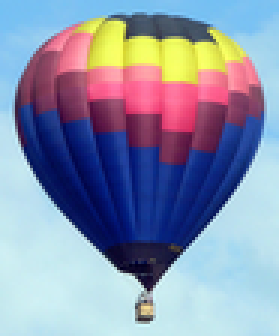
#> input picture imgs/balloon.png, 93 x 112 px (shown 3 times larger)
$ python main.py   (older library calls are emulated)
#> lines starting #> are read from the running program, lines starting #| are printed output that depends on the picture; after the words box and inside, x2 and y2 are one past the last pixel; in counts of white or black regions, pixels touching at a corner belong together; pictures that were not available may be replaced by others from this repository, and a replacement may not be noted
#> further down, source is the input picture: PIL image 93x112 RGB; mean R, G, B 137.9, 146.5, 171.6
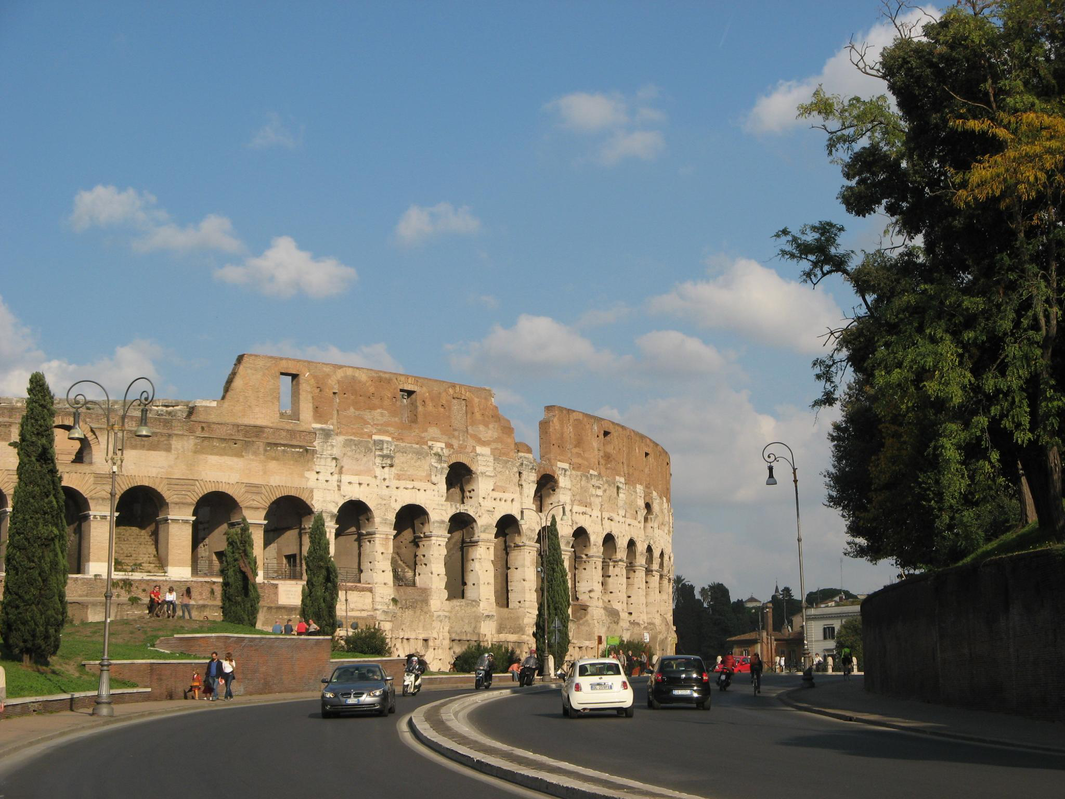
#> input picture imgs/colosseum.png, 1065 x 799 px
#> further down, target is the input picture: PIL image 1065x799 RGB; mean R, G, B 105.8, 112.7, 112.5
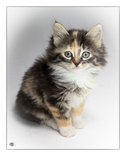
#> input picture imgs/kitten.png, 126 x 156 px, given in place of balloon_mask.png, which was not available
#> further down, mask is the input picture: PIL image 126x156 RGB; mean R, G, B 189.9, 187.1, 183.9
### poisson_blending.py
import numpy as np
from PIL import Image
from scipy.sparse import lil_matrix
from scipy.sparse.linalg import spsolve


def simple_paste(src_matrix, tgt_matrix, bin_mask):
  """To see difference with other method.
  Source image and target image should have the same dimensions."""
  out = tgt_matrix.copy()

  for chan in range(3):
    for row in range(src_matrix.shape[0]):
      for col in range(src_matrix.shape[1]):
        if bin_mask[row,col]:
          out[row,col,chan] = src_matrix[row,col,chan]
  return out


def create_index(target_matrix, binary_mask):
    """Return ix and N where ix is a copy of target_matrix where the pixels specified by the binary_mask are replaced by
    0,1,2,... and -1 is set elsewhere, and N is the number of pixel ON in the mask, to be reconstructed."""

    ix = -np.ones((target_matrix.shape[0], target_matrix.shape[1]), dtype=int)
    i = 0

    for r in range(target_matrix.shape[0]):
        for c in range(target_matrix.shape[1]):
            if binary_mask[r, c]:
                ix[r, c] = i
                i = i + 1
    print("Pixels to be reconstructed: " + str(i))
    return ix, i


def compute_gradients(img_matrix, show_grad=False, binary_mask=None):
    """Return x and y components of the image gradient. If a binary mask is passed (preferably along with source images,
    better execution time), the gradient is computed only in the specified area."""

    padded = np.zeros((img_matrix.shape[0] + 2, img_matrix.shape[1] + 2, 3))
    padded[1:-1, 1:-1, :] = img_matrix.copy()
    padded[1:-1, 0] = padded[1:-1, 1]
    padded[1:-1, -1] = padded[1:-1, -2]
    padded[0, 1:-1] = padded[1, 1:-1]
    padded[-1, 1:-1] = padded[-2, 1:-1]

    Gx = np.zeros((img_matrix.shape[0], img_matrix.shape[1], 3))
    Gy = np.zeros((img_matrix.shape[0], img_matrix.shape[1], 3))

    for c in range(3):
        for h in range(img_matrix.shape[0]):
            for w in range(img_matrix.shape[1]):
                if binary_mask is not None:
                    if binary_mask[h, w]:  # compute only gradients of pixels in the mask, better execution time
                        Gx[h, w, c] = padded[h + 1, w + 1, c] - padded[h + 1, w, c]
                        Gy[h, w, c] = padded[h + 1, w + 1, c] - padded[h, w + 1, c]
                else:
                    # padded[h+1,w+1] corresponds to matrix[h,w]
                    Gx[h, w, c] = padded[h + 1, w + 1, c] - padded[h + 1, w, c]
                    Gy[h, w, c] = padded[h + 1, w + 1, c] - padded[h, w + 1, c]

    if show_grad:
        # [for visualization]
        M = np.sqrt(Gx * Gx + Gy * Gy)
        Image.fromarray(M.astype(np.uint8)).show()

    return Gx, Gy

###

def paste_source_img(source_matrix, target_matrix, mask_matrix, x0, y0, show_grad, show_simple_paste):
    """Paste and blend the area of the source image specified by the mask into the target image from the top-left coordinates."""
#> called with x0 = 200, y0 = 200, show_grad = False, show_simple_paste = True
    print(target_matrix.shape)
#| (799, 1065, 3)
    print(source_matrix.shape)
#| (112, 93, 3)

    # src img could have more than 3 channels:
    if source_matrix.shape[2] > 3:
        source_matrix = source_matrix[:, :, :3].copy()
        print("Reshaped src_matrix to: " + str(source_matrix.shape))

    # tgt img could have more than 3 channels:
    if target_matrix.shape[2] > 3:
        target_matrix = target_matrix[:, :, :3].copy()
        print("Reshaped tgt_matrix to: " + str(target_matrix.shape))

    # mask has multiple channels, but the binary_mask is contained in only one (might change based on how the mask is created):

    s = 0
    for i in range(mask_matrix.shape[2]):
        if len(np.unique(
                mask_matrix[:, :, i])) > 1:  # only one channel has more than 1 value, if the mask is created correctly
            s = i
            break

    mask_matrix = mask_matrix[:, :, s]
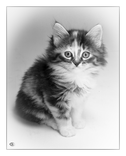
#> mask_matrix: shape (156, 126); min 1, max 255, mean 189.9

    # get a masked version of the source image
    source_masked = source_matrix.copy()
    for r in range(source_masked.shape[0]):
        for c in range(source_masked.shape[1]):
            if not mask_matrix[r, c]:
                source_masked[r, c] = 0

    # creation of a mask for the target image to state where to place the source image:

    # the images are brought to have the same shape in order to place the source image precisely and rapidly
    source_extended = np.zeros((target_matrix.shape[0], target_matrix.shape[1], 3))
    source_extended[y0: y0 + source_masked.shape[0], x0: x0 + source_masked.shape[1]] = source_masked
    # Image.fromarray(source_extended.astype(np.uint8)).show()

    binary_mask_3ch = source_extended.copy().astype(np.bool)

    # collapsing the three channels to have only one
    binary_mask = binary_mask_3ch[:, :, 0]
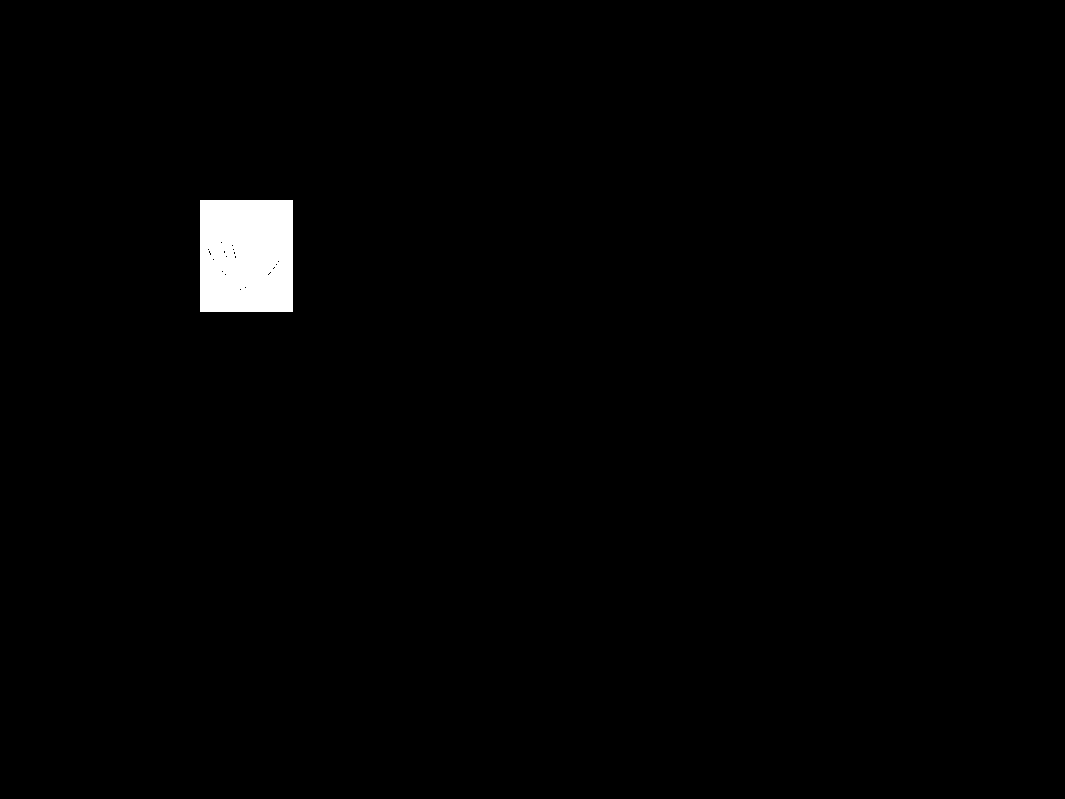
#> binary_mask: shape (799, 1065) bool; 1.2% white; 1 white region, box (x1, y1, x2, y2) and area: (200, 200, 293, 312) 10389
    binary_mask[binary_mask_3ch[:, :, 1] == True] = True
#> binary_mask: shape (799, 1065) bool; 1.2% white; 1 white region, box (x1, y1, x2, y2) and area: (200, 200, 293, 312) 10415
    binary_mask[binary_mask_3ch[:, :, 2] == True] = True
#> binary_mask: shape (799, 1065) bool; 1.2% white; 1 white region, box (x1, y1, x2, y2) and area: (200, 200, 293, 312) 10416

    if show_simple_paste:
        Image.fromarray(simple_paste(source_extended, target_matrix, binary_mask)).show()
#> after the loop in simple_paste, `for chan in range(3):`:
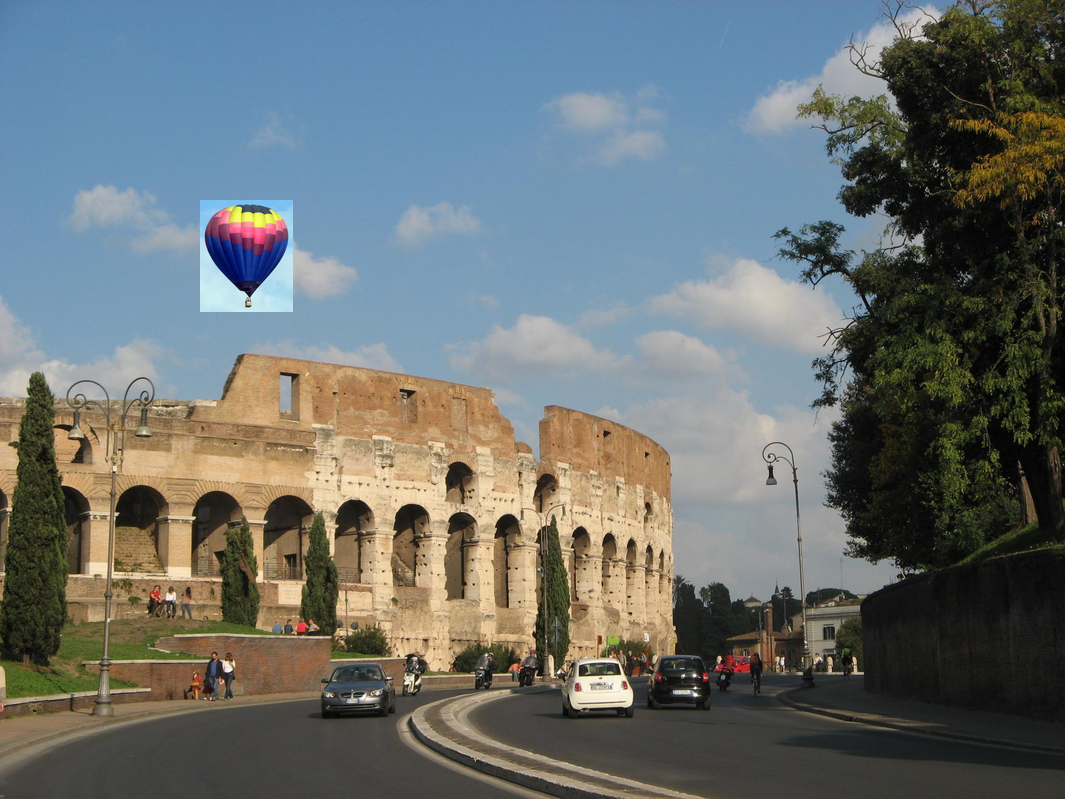
#> out: shape (799, 1065, 3); 1.22% of pixels changed, all inside (x1, y1, x2, y2) = (200, 200, 293, 312)

    # the gradient will be computed considering the whole source image, not only the masked part
    source_extended[y0: y0 + source_masked.shape[0], x0: x0 + source_masked.shape[1]] = source_matrix

    # index of the pixels to be reconstructed
    ix, N = create_index(target_matrix,binary_mask)
#> after the loop in create_index, `for r in range(target_matrix.shape[0]):`:
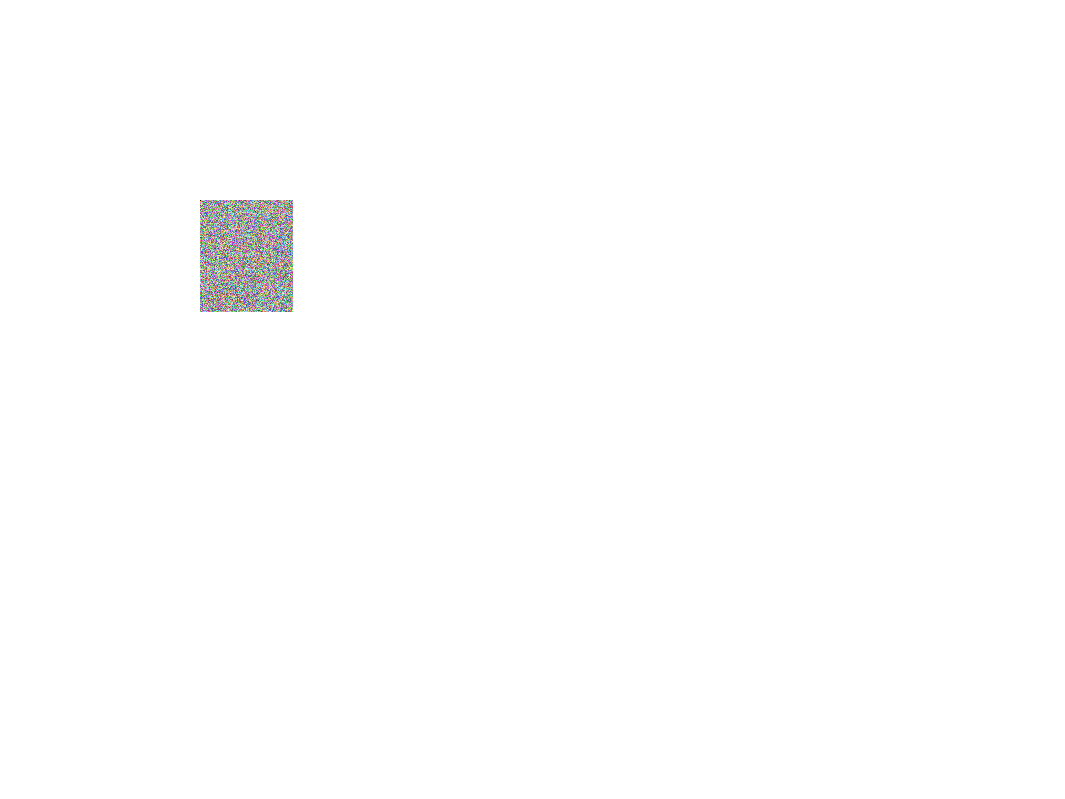
#> ix: shape (799, 1065) int64; 10417 distinct labels, from -1 to 10415; one colour per label, 0 black, -1 white
#| Pixels to be reconstructed: 10416
#> N = 10416

    print("Computing gradients...")

    # grad source image:
    Gx_source, Gy_source = compute_gradients(source_extended, show_grad, binary_mask)

    if show_grad:
        # [NOT NECESSARY TO COMPUTE OTHER GRADIENTS HERE; FOR VISUALIZATION]

        # grad target image
        Gx_target, Gy_target = compute_gradients(target_matrix, show_grad)

        # replacing target grads in the masked area with source grads:

        grad_insertion_x = Gx_target.copy()
        grad_insertion_y = Gy_target.copy()

        for ch in range(3):
            for r in range(binary_mask.shape[0]-1):
                for c in range(binary_mask.shape[1]-1):
                    if binary_mask[r, c]:
                        grad_insertion_x[r, c, ch] = Gx_source[r, c, ch]
                        grad_insertion_x[r, c + 1, ch] = Gx_source[r, c + 1, ch]
                        grad_insertion_y[r, c, ch] = Gy_source[r, c, ch]
                        grad_insertion_y[r + 1, c, ch] = Gy_source[r + 1, c, ch]

        # [for visualization]
        M = np.sqrt(grad_insertion_x * grad_insertion_x + grad_insertion_y * grad_insertion_y)
        Image.fromarray(M.astype(np.uint8)).show()

    x_array = np.zeros((3, N))  # will contain the solutions of the linear system for each channel

    print("Reconstructing image...")

    for ch in range(3):
        i = 0
        A = lil_matrix((N, N))
        b = np.zeros(N)

        for r in range(0, target_matrix.shape[0]):
            for c in range(0, target_matrix.shape[1]):

                if binary_mask[r, c] == 0: continue  # not a pixel to be reconstructed

                A[i, i] = 4

                '''b[i] = Gx_source[r, c, ch] - Gx_source[r, c + 1, ch] + Gy_source[r, c, ch] - Gy_source[r + 1, c, ch],
                but other terms subtracted only where possible (not on img border)'''
                # Same as b[i] = 4*source_extended[r,c,ch] - source_extended[r-1,c,ch] - source_extended[r+1,c,ch] - source_extended[r,c+1,ch] - source_extended[r,c-1,ch]
                # but considering padding for eventual image borders and allowing decoupling for grad visualization.
                # Using the second formulation there's no need for any Gx,Gy computation

                b[i] = Gx_source[r, c, ch] + Gy_source[r, c, ch]
                if r < target_matrix.shape[0] - 1:
                    b[i] -= Gy_source[r + 1, c, ch]
                if c < target_matrix.shape[1] - 1:
                    b[i] -= Gx_source[r, c + 1, ch]

                if r > 0:
                    if binary_mask[r - 1, c] == 0:  # top pixel known
                        b[i] = b[i] + target_matrix[r - 1, c, ch]
                    else:
                        unknown_c = ix[r - 1, c]
                        A[i, unknown_c] = -1
                if r < binary_mask.shape[0] - 1:
                    if binary_mask[r + 1, c] == 0:  # bottom pixel known
                        b[i] = b[i] + target_matrix[r + 1, c, ch]
                    else:
                        unknown_c = ix[r + 1, c]
                        A[i, unknown_c] = -1
                if c > 0:
                    if binary_mask[r, c - 1] == 0:  # left pixel known
                        b[i] = b[i] + target_matrix[r, c - 1, ch]
                    else:
                        unknown_c = ix[r, c - 1]
                        A[i, unknown_c] = -1
                if c < binary_mask.shape[1] - 1:
                    if binary_mask[r, c + 1] == 0:  # right pixel known
                        b[i] = b[i] + target_matrix[r, c + 1, ch]
                    else:
                        unknown_c = ix[r, c + 1]
                        A[i, unknown_c] = -1
                i = i + 1

        print("b: " + str(b))
        x = spsolve(A.tocsr(), b)
        print("x: " + str(x))
        x_array[ch, :] = np.clip(x, 0, 255)
#> this loop made 3 passes
#> (printed output is left out)

    output = target_matrix.copy()
    for ch in range(3):
        for r in range(ix.shape[0]):
            for c in range(ix.shape[1]):
                if ix[r, c] != -1:
                    output[r, c, ch] = x_array[ch, ix[r, c]]
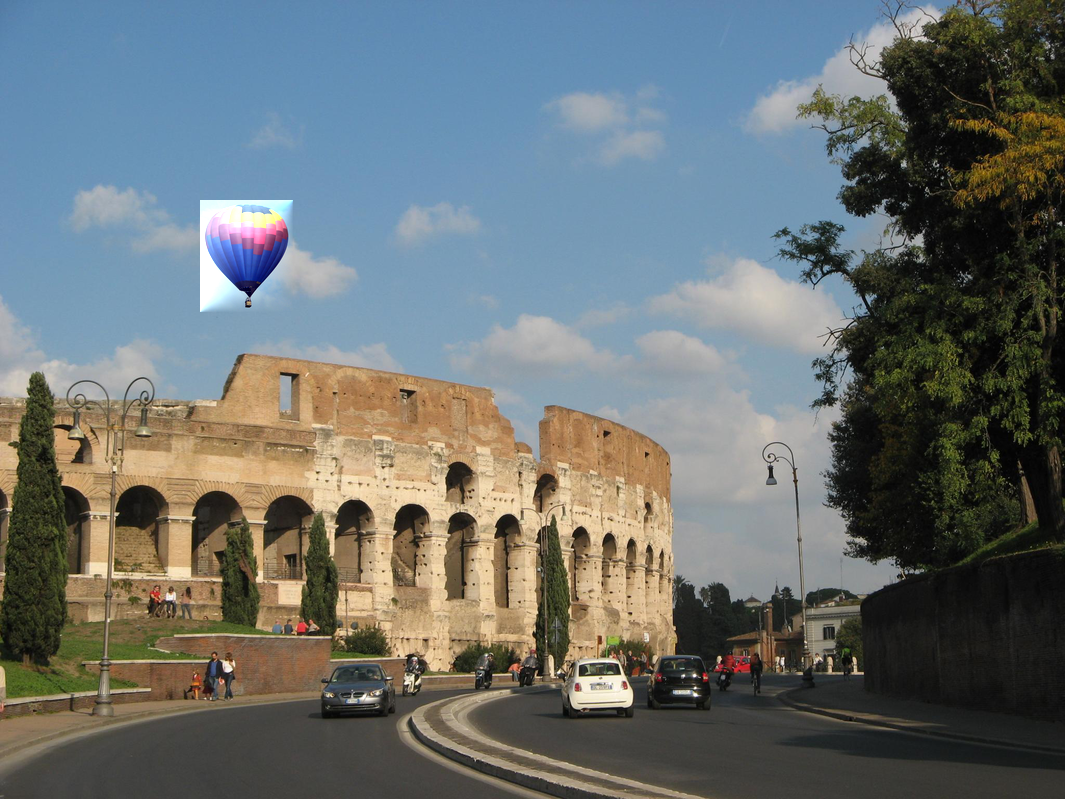
#> output: shape (799, 1065, 3); 1.22% of pixels changed, all inside (x1, y1, x2, y2) = (200, 200, 293, 312)

    return output

###

# [255 lines left out: functions texture_transfer, seamless_tiling, not called in this run]

### main.py
import numpy as np
from PIL import Image
from poisson_blending import paste_source_img, texture_transfer, seamless_tiling
import os
from datetime import datetime
from pathlib import Path
import time

"""
Poisson Blending
"""

# enable if you want to show the source and target gradients combined
show_grad = False
# enable if you want to display a simple paste without blending
show_simple_paste = True
# enable if you want to save the output image
save_output = False
# disable if you want to keep also a bit of color for texture transfer
monochrome = True


if __name__ == '__main__':
    start_time = time.time()

    """examples functions calls, de-comment the one to use."""

    # SEAMLESS CLONING

    # besides are specified y0,x0 (top-left coordinates from where to place the source image in a target)

    y0 = 200
    x0 = 200


    #source = Image.open('imgs/kitten.png')  # y0=330 x0=250  with library
    source = Image.open('imgs/balloon.png')  # y0=200 x0=200 with colosseum
    # [7 lines of commented-out code are left out]
    target = Image.open('imgs/colosseum.png')
    # [5 lines of commented-out code are left out]
    mask = Image.open('imgs/balloon_mask.png')
    # [4 lines of commented-out code are left out]

    reconstructed = paste_source_img(np.asarray(source),np.asarray(target),np.asarray(mask), x0, y0, show_grad, show_simple_paste)

    '''
    [OPTIONAL, EXAMPLE]
    # add a person
    source = Image.open('imgs/person_swimming_1.jpg')  # x0=250 y0=550 with sea
    mask = Image.open('imgs/person_swimming_1_mask.png')

    reconstructed = paste_source_img(np.asarray(source), reconstructed, np.asarray(mask), 150, 550, show_grad, show_simple_paste)

    # add another person
    source = Image.open('imgs/person_swimming_2.jpg')  # x0=700 y0=555 with sea
    mask = Image.open('imgs/person_swimming_2_mask.png')

    reconstructed = paste_source_img(np.asarray(source), reconstructed, np.asarray(mask), 700, 555, show_grad, show_simple_paste)
    '''

    # TEXTURE TRANSFER
    '''
    source = Image.open('imgs_textures_transfer/kiwi_cut.jpg')
    target = Image.open('imgs_textures_transfer/pear.jpg')
    mask = Image.open('imgs_textures_transfer/pear_mask.png')

    reconstructed = texture_transfer(np.asarray(source), np.asarray(target), np.asarray(mask), monochrome, show_grad, show_simple_paste)
    '''

    # SEAMLESS TILING
    '''
    source = Image.open('imgs_seamless_tile/paper.png')
    target = None
    reconstructed = seamless_tiling(np.asarray(source),2,2, show_grad, show_simple_paste)
    '''

    # OUTPUT
    output_img = Image.fromarray(reconstructed)
    output_img.show()

    if save_output:
        outpath = os.path.join("output")
        if not os.path.exists(outpath):
            os.makedirs(outpath)

        if target is None:
            output_img.save(os.path.join(outpath, Path(source.filename).stem + "_" + datetime.now().strftime("%Y%m%d_%H%M%S") + ".png"))
        else:
            output_img.save(os.path.join(outpath, Path(target.filename).stem + "_" + Path(source.filename).stem + "_" + datetime.now().strftime("%Y%m%d_%H%M%S") + ".png"))

    print("--- %s seconds ---" % (time.time() - start_time))
